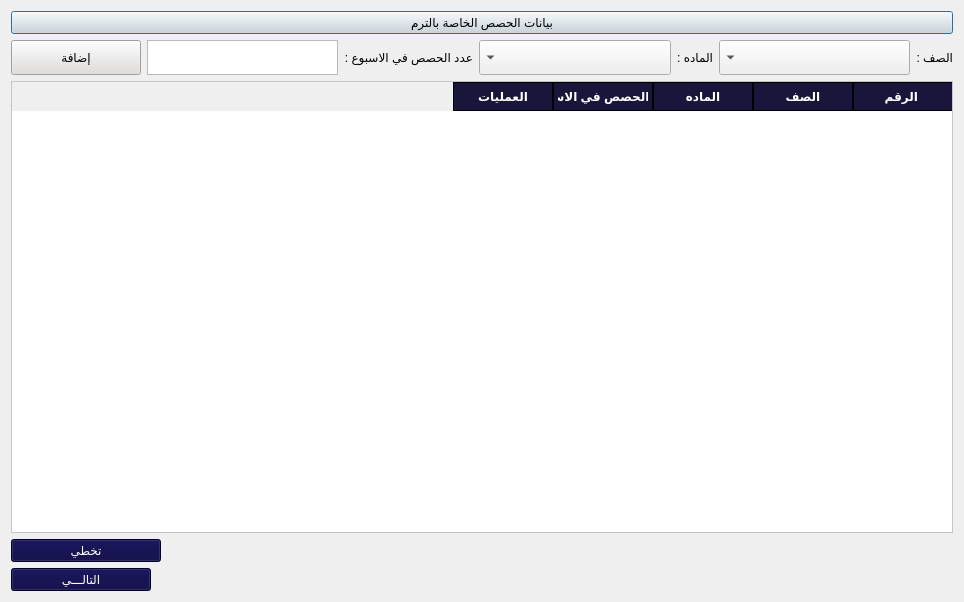
<?xml version="1.0" encoding="UTF-8"?>
<ui version="4.0">
 <class>Dialog</class>
 <widget class="QDialog" name="Dialog">
  <property name="geometry">
   <rect>
    <x>0</x>
    <y>0</y>
    <width>964</width>
    <height>602</height>
   </rect>
  </property>
  <property name="windowTitle">
   <string>التهيئة</string>
  </property>
  <layout class="QGridLayout" name="gridLayout_2">
   <item row="0" column="0">
    <layout class="QHBoxLayout" name="horizontalLayout_2" stretch="85">
     <property name="leftMargin">
      <number>0</number>
     </property>
     <property name="topMargin">
      <number>0</number>
     </property>
     <item>
      <layout class="QVBoxLayout" name="verticalLayout_2" stretch="35,5,60">
       <item>
        <widget class="QPushButton" name="pushButton_3">
         <property name="styleSheet">
          <string notr="true">background-color:rgb(223, 221, 220);
color:rgb(0, 0, 0);

font: 18pt &quot;Mohammad Annoktah&quot;;</string>
         </property>
         <property name="text">
          <string>بيانات الحصص الخاصة بالترم</string>
         </property>
        </widget>
       </item>
       <item>
        <layout class="QHBoxLayout" name="horizontalLayout" stretch="5,5,0,5,0,5,0">
         <item>
          <widget class="QPushButton" name="btnAddNewSession">
           <property name="maximumSize">
            <size>
             <width>130</width>
             <height>35</height>
            </size>
           </property>
           <property name="styleSheet">
            <string notr="true">background-color:rgb(223, 221, 220);
color:rgb(0, 0, 0);
font: 14pt &quot;PT Bold Heading&quot;;</string>
           </property>
           <property name="text">
            <string>إضافة</string>
           </property>
           <property name="icon">
            <iconset>
             <normaloff>icons/save.svg</normaloff>icons/save.svg</iconset>
           </property>
           <property name="iconSize">
            <size>
             <width>30</width>
             <height>30</height>
            </size>
           </property>
          </widget>
         </item>
         <item>
          <widget class="QPlainTextEdit" name="txtNumberOfSessions">
           <property name="maximumSize">
            <size>
             <width>250</width>
             <height>35</height>
            </size>
           </property>
          </widget>
         </item>
         <item>
          <widget class="QLabel" name="label">
           <property name="styleSheet">
            <string notr="true">	font: 10pt &quot;PT Bold Heading&quot;;</string>
           </property>
           <property name="text">
            <string>عدد الحصص في الاسبوع :</string>
           </property>
          </widget>
         </item>
         <item>
          <widget class="QComboBox" name="comboSubjects">
           <property name="maximumSize">
            <size>
             <width>16777215</width>
             <height>35</height>
            </size>
           </property>
           <property name="layoutDirection">
            <enum>Qt::RightToLeft</enum>
           </property>
           <property name="styleSheet">
            <string notr="true">font: 10pt &quot;Mohammad Annoktah&quot;;</string>
           </property>
          </widget>
         </item>
         <item>
          <widget class="QLabel" name="label_3">
           <property name="styleSheet">
            <string notr="true">	font: 10pt &quot;PT Bold Heading&quot;;</string>
           </property>
           <property name="text">
            <string>الماده :</string>
           </property>
          </widget>
         </item>
         <item>
          <widget class="QComboBox" name="comboClasses">
           <property name="maximumSize">
            <size>
             <width>250</width>
             <height>35</height>
            </size>
           </property>
           <property name="layoutDirection">
            <enum>Qt::RightToLeft</enum>
           </property>
           <property name="styleSheet">
            <string notr="true">font: 10pt &quot;Mohammad Annoktah&quot;;</string>
           </property>
          </widget>
         </item>
         <item>
          <widget class="QLabel" name="label_2">
           <property name="styleSheet">
            <string notr="true">	font: 10pt &quot;PT Bold Heading&quot;;</string>
           </property>
           <property name="text">
            <string>الصف :</string>
           </property>
          </widget>
         </item>
        </layout>
       </item>
       <item>
        <layout class="QGridLayout" name="gridLayout">
         <item row="2" column="0">
          <widget class="QPushButton" name="btnSaveTermSessions">
           <property name="maximumSize">
            <size>
             <width>140</width>
             <height>60</height>
            </size>
           </property>
           <property name="styleSheet">
            <string notr="true">background-color:rgb(4, 0, 62);
color:rgb(255, 255, 255);
font: 15pt &quot;Mohammad Annoktah&quot;;</string>
           </property>
           <property name="text">
            <string>التالـــي</string>
           </property>
           <property name="icon">
            <iconset>
             <normaloff>icons/arrowLeft.png</normaloff>icons/arrowLeft.png</iconset>
           </property>
           <property name="iconSize">
            <size>
             <width>35</width>
             <height>35</height>
            </size>
           </property>
          </widget>
         </item>
         <item row="0" column="0">
          <widget class="QTableWidget" name="tblTermSessions">
           <property name="layoutDirection">
            <enum>Qt::RightToLeft</enum>
           </property>
           <property name="styleSheet">
            <string notr="true">QTableWidget {
    background-color: #FFFFFF;
    alternate-background-color:rgb(0, 0, 0);
    font: 9pt &quot;PT Bold Heading&quot;;
    font-weight: bold;
 color:rgb(0, 0, 0)
}

QHeaderView::section {
    background-color:rgb(25, 21, 59);
    border: 1px solid rgb(0, 0, 0);
    font-weight: bold;
    padding: 4px;
    text-align: center;
	font: 10pt &quot;PT Bold Heading&quot;;
	color:rgb(255, 255, 255)
}

QTableWidget::item:selected {
    background-color:rgb(25, 21, 65);
    color:rgb(255, 255, 255);
}</string>
           </property>
           <column>
            <property name="text">
             <string>الرقم </string>
            </property>
           </column>
           <column>
            <property name="text">
             <string>الصف</string>
            </property>
           </column>
           <column>
            <property name="text">
             <string>الماده</string>
            </property>
           </column>
           <column>
            <property name="text">
             <string>عدد الحصص في الاسبوع</string>
            </property>
           </column>
           <column>
            <property name="text">
             <string>العمليات</string>
            </property>
           </column>
          </widget>
         </item>
         <item row="1" column="0">
          <widget class="QPushButton" name="btnSkippingTermSessions">
           <property name="maximumSize">
            <size>
             <width>150</width>
             <height>60</height>
            </size>
           </property>
           <property name="styleSheet">
            <string notr="true">background-color:rgb(4, 0, 62);
color:rgb(255, 255, 255);
font: 15pt &quot;Mohammad Annoktah&quot;;</string>
           </property>
           <property name="text">
            <string>تخطي</string>
           </property>
           <property name="icon">
            <iconset>
             <normaloff>icons/arrow-left.png</normaloff>icons/arrow-left.png</iconset>
           </property>
           <property name="iconSize">
            <size>
             <width>30</width>
             <height>30</height>
            </size>
           </property>
          </widget>
         </item>
        </layout>
       </item>
      </layout>
     </item>
    </layout>
   </item>
  </layout>
 </widget>
 <resources/>
 <connections/>
</ui>
